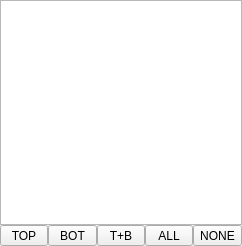
<?xml version="1.0" encoding="UTF-8"?>
<ui version="4.0">
 <class>librepcb::editor::BoardLayersDock</class>
 <widget class="QDockWidget" name="librepcb::editor::BoardLayersDock">
  <property name="geometry">
   <rect>
    <x>0</x>
    <y>0</y>
    <width>242</width>
    <height>246</height>
   </rect>
  </property>
  <property name="maximumSize">
   <size>
    <width>600</width>
    <height>524287</height>
   </size>
  </property>
  <property name="allowedAreas">
   <set>Qt::LeftDockWidgetArea|Qt::RightDockWidgetArea</set>
  </property>
  <property name="windowTitle">
   <string>Layers</string>
  </property>
  <widget class="QWidget" name="dockWidgetContents">
   <layout class="QVBoxLayout" name="verticalLayout">
    <property name="spacing">
     <number>0</number>
    </property>
    <property name="leftMargin">
     <number>0</number>
    </property>
    <property name="topMargin">
     <number>0</number>
    </property>
    <property name="rightMargin">
     <number>0</number>
    </property>
    <property name="bottomMargin">
     <number>0</number>
    </property>
    <item>
     <widget class="QListWidget" name="listWidget"/>
    </item>
    <item>
     <layout class="QHBoxLayout" name="horizontalLayout">
      <property name="spacing">
       <number>0</number>
      </property>
      <item>
       <widget class="QToolButton" name="btnTop">
        <property name="sizePolicy">
         <sizepolicy hsizetype="Minimum" vsizetype="Fixed">
          <horstretch>0</horstretch>
          <verstretch>0</verstretch>
         </sizepolicy>
        </property>
        <property name="text">
         <string notr="true">TOP</string>
        </property>
       </widget>
      </item>
      <item>
       <widget class="QToolButton" name="btnBottom">
        <property name="sizePolicy">
         <sizepolicy hsizetype="Minimum" vsizetype="Fixed">
          <horstretch>0</horstretch>
          <verstretch>0</verstretch>
         </sizepolicy>
        </property>
        <property name="text">
         <string notr="true">BOT</string>
        </property>
       </widget>
      </item>
      <item>
       <widget class="QToolButton" name="btnTopBottom">
        <property name="sizePolicy">
         <sizepolicy hsizetype="Minimum" vsizetype="Fixed">
          <horstretch>0</horstretch>
          <verstretch>0</verstretch>
         </sizepolicy>
        </property>
        <property name="text">
         <string notr="true">T+B</string>
        </property>
       </widget>
      </item>
      <item>
       <widget class="QToolButton" name="btnAll">
        <property name="sizePolicy">
         <sizepolicy hsizetype="Minimum" vsizetype="Fixed">
          <horstretch>0</horstretch>
          <verstretch>0</verstretch>
         </sizepolicy>
        </property>
        <property name="text">
         <string notr="true">ALL</string>
        </property>
       </widget>
      </item>
      <item>
       <widget class="QToolButton" name="btnNone">
        <property name="sizePolicy">
         <sizepolicy hsizetype="Minimum" vsizetype="Fixed">
          <horstretch>0</horstretch>
          <verstretch>0</verstretch>
         </sizepolicy>
        </property>
        <property name="text">
         <string notr="true">NONE</string>
        </property>
       </widget>
      </item>
     </layout>
    </item>
   </layout>
  </widget>
 </widget>
 <resources/>
 <connections/>
</ui>
